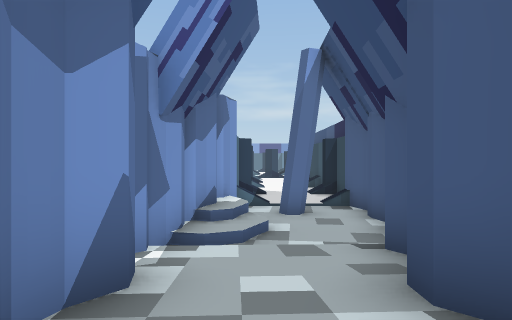
view 1 (above)

13 first-person views from a walk through a Unity game level. The camera is 1.5 m above the floor, looks level and sees 75° across. The floor is counted in squares, 2 m on a side. Each view is taken from the middle of a square. On the plan, view 1 faces up. The plan holds only what a view shows up to about 11 squares ahead; the rest is blank. The place goes on beyond the plan. The player is left out.

view 2
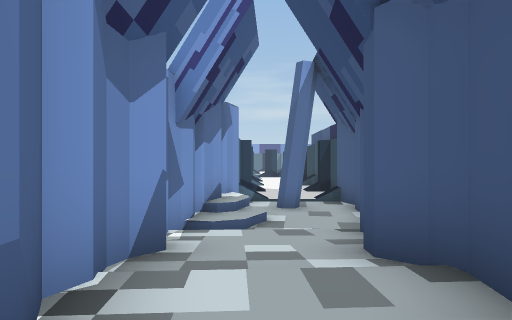

view 3
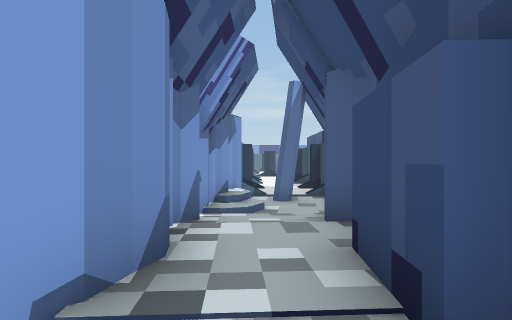

view 4
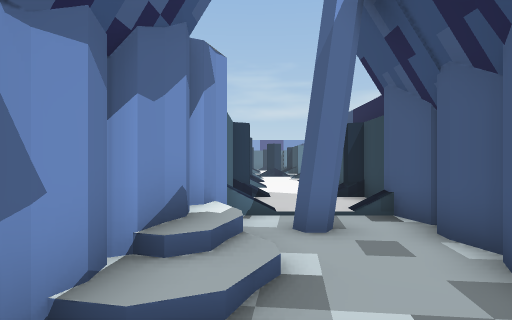

view 5
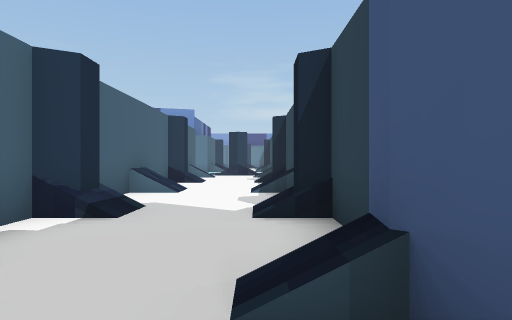

view 6
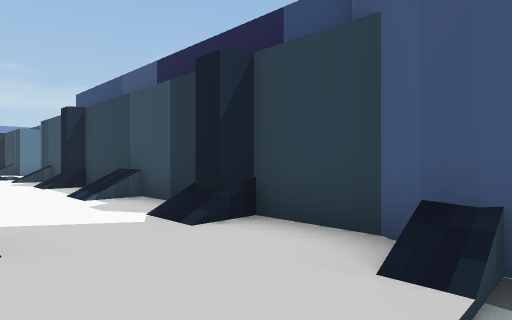

view 7
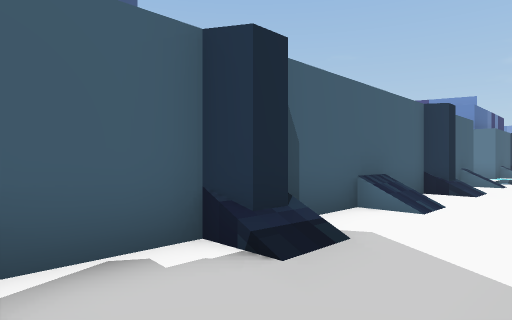

view 8
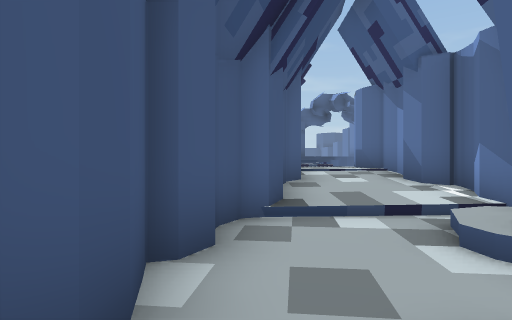

view 9
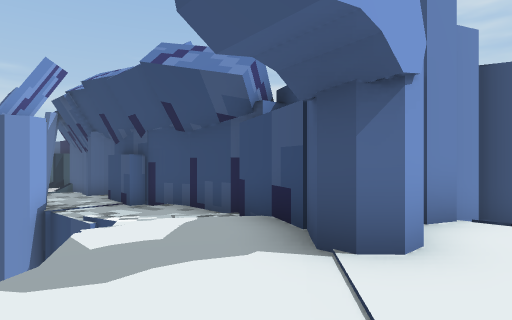

view 10
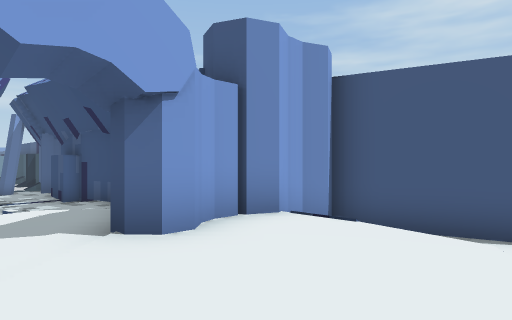

view 11
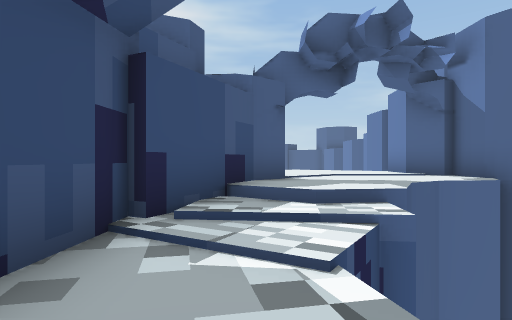

view 12
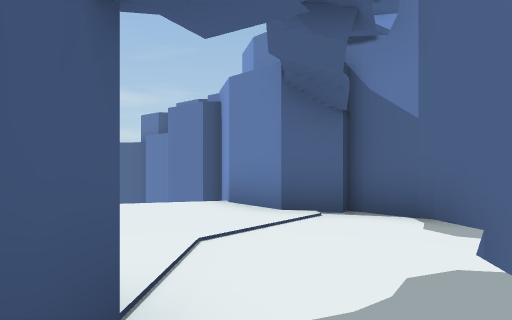

view 13
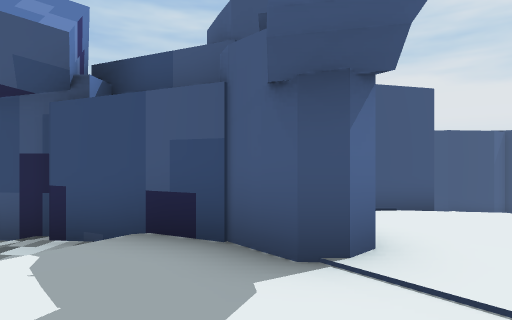

### Floor plan
Key: @ floor where view 1 was taken; # wall or solid block; . main floor; : floor 0.25 m higher than the main floor; + floor 0.5 m higher than the main floor; * floor 1 m higher than the main floor; % floor 1.75 m higher than the main floor; / step, stairs or slope; = window, fence, low wall or low ledge; v drop or lower ground.
Columns run from 5 left of view 1 to 4 right of it. Each row starts with its distance up from view 1.
 19     #/..#
 18     #/..#
 17     #...#
 16     #/..#
 15     #/.:#
 14     #...#
 13     #/..#
 12     #/..#
 11     #...#
 10     #/./#
  9     #...#
  8     #=#.#
  7     #/..#
  6    ##/..#
  5    #//..#
  4    #://##
  3    ##/+#
  2     #//#
  1     #**#
  0     #@##
 -1     #*#
 -2      *##
 -3      /*#
 -4      /*#
 -5      //#
 -6     //##
 -7    %%%#
 -8 #%%%%###
 -9 #%%%%%%###
-10 ##%%%%%=##
-11  #%%%%%v*#
-12    %%%  =#

Where each view was taken, in squares from view 1:
view 1: 0 up, 0 right, facing up
view 2: 1 down, 0 right, facing up
view 3: 3 down, 0 right, facing up
view 4: 3 up, 0 right, facing up
view 5: 8 up, 2 right, facing up
view 6: 9 up, 0 right, facing up-right
view 7: 10 up, 2 right, facing up-left
view 8: 9 up, 2 right, facing down
view 9: 10 down, 3 left, facing up-right
view 10: 12 down, 2 left, facing up-right
view 11: 2 down, 0 right, facing down
view 12: 7 down, 0 right, facing down-left
view 13: 8 down, 3 left, facing right
